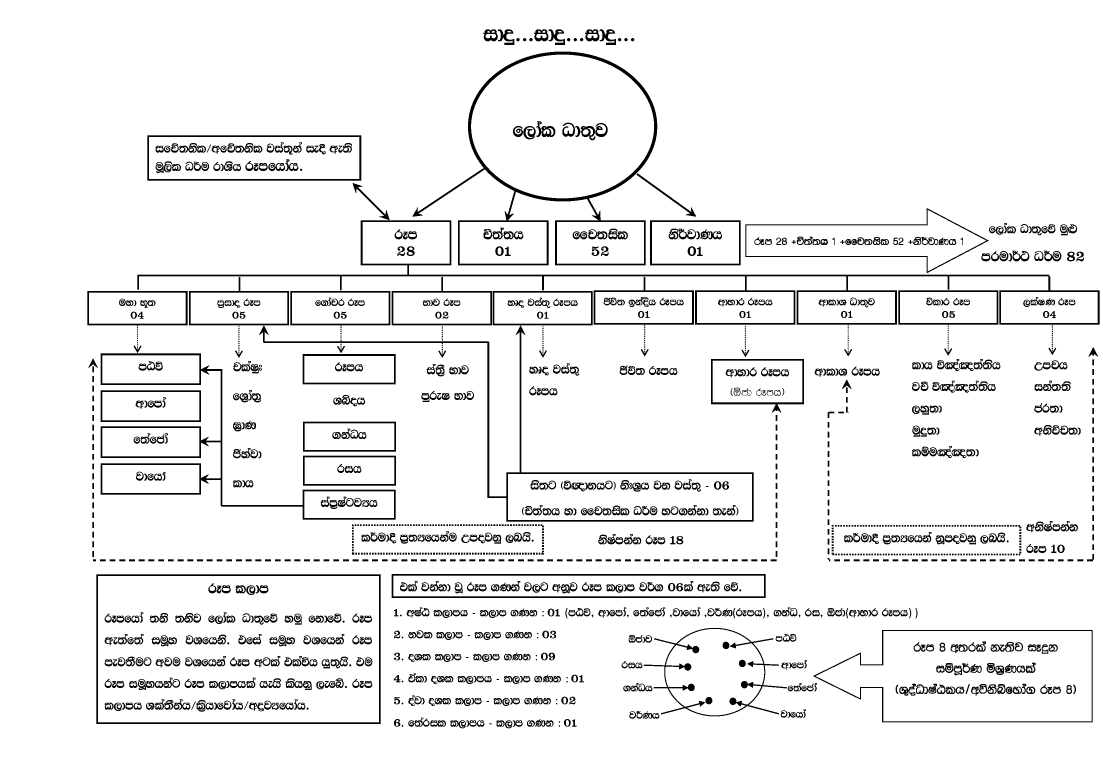
#> input picture documents/0001 ලෝක ධාතුවේ පරමාර්ථ ධර්ම.png, 3308 x 2339 px, found by its file name (shown at 1/3 size); its folder holds 4 pictures in this run
$ python create_thumbnails.py
#> lines starting #> are read from the running program, lines starting #| are printed output that depends on the picture; after the words box and inside, x2 and y2 are one past the last pixel; in counts of white or black regions, pixels touching at a corner belong together
from PIL import Image
import os

# Set the desired width for the resized images
width = 300

# Set the path to the folder containing the images
folder_path = './documents'

# Loop through all the files in the folder
for filename in os.listdir(folder_path):
    # Check if the file is an image
    if filename.endswith('.jpg') or filename.endswith('.png'):
        # Open the image file
        with Image.open(os.path.join(folder_path, filename)) as img:
            # Calculate the height of the resized image to maintain aspect ratio
#> img is the input picture: PIL image 3308x2339 1; 93.7% white; 1484 black regions (151 under 20 px), largest, box (x1, y1, x2, y2) and area: (412, 661, 3299, 975) 31549, (1237, 155, 1972, 796) 26253, (567, 831, 2261, 1565) 26174
            height = int((float(img.size[1]) * float(width / float(img.size[0]))))
#> height = 212
            # Resize the image
            img = img.resize((width, height))
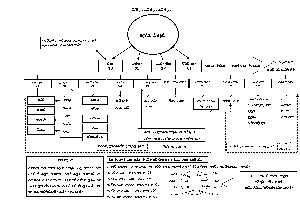
#> img: PIL image 300x212 1; 93.5% white; black in thin lines or dots, all inside (x1, y1, x2, y2) = (24, 8, 299, 198)
            # Save the resized image with a new filename
            #img.save(os.path.join(folder_path+'/'+'thumbnails', f'{filename[:-4]}_resized.jpg'))
            img.save(os.path.join(folder_path+'/'+'thumbnails', f'{filename}'))
#> pass 2 of the loop `for filename in os.listdir(folder_path):`:
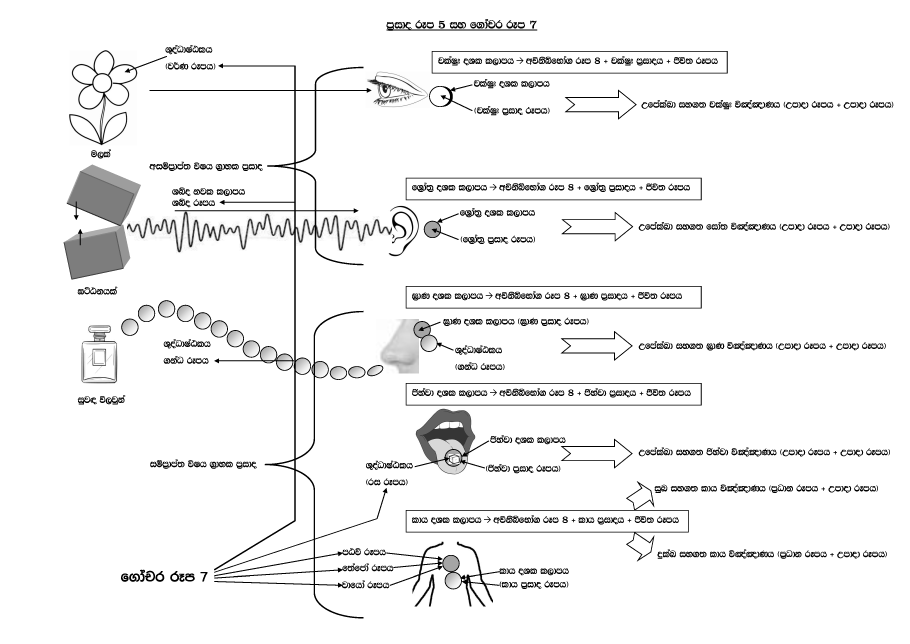
#> input picture documents/0002 ප්‍රසාද රූප 5 සහ ගෝචර රූප 7.png, 3639 x 2573 px, found by its file name (shown at 1/4 size)
#> img is the input picture: PIL image 3639x2573 RGB; min 0, max 255, mean 242.1
#> `img = img.resize((width, height))`:
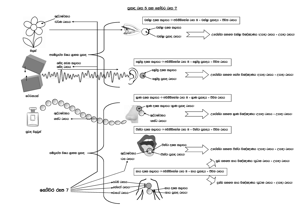
#> img: PIL image 300x212 RGB; min 29, max 255, mean 241.6
#> pass 3 of the loop `for filename in os.listdir(folder_path):`:
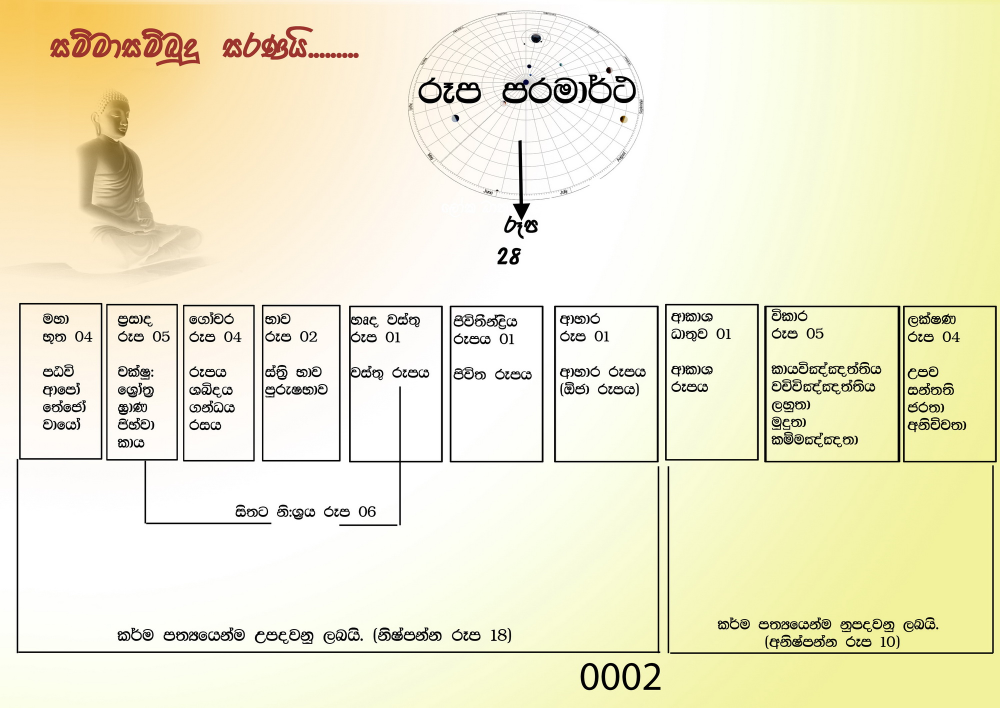
#> input picture documents/0002 රූප පරමාර්ථ.jpg, 2000 x 1415 px, found by its file name (shown at 1/2 size)
#> img is the input picture: PIL image 2000x1415 RGB; mean R, G, B 238.7, 235.1, 205.9
#> `img = img.resize((width, height))`:
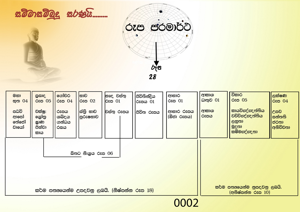
#> img: PIL image 300x212 RGB; mean R, G, B 238.6, 235, 205.8
#> the loop made 5 passes; the first 3 are shown
